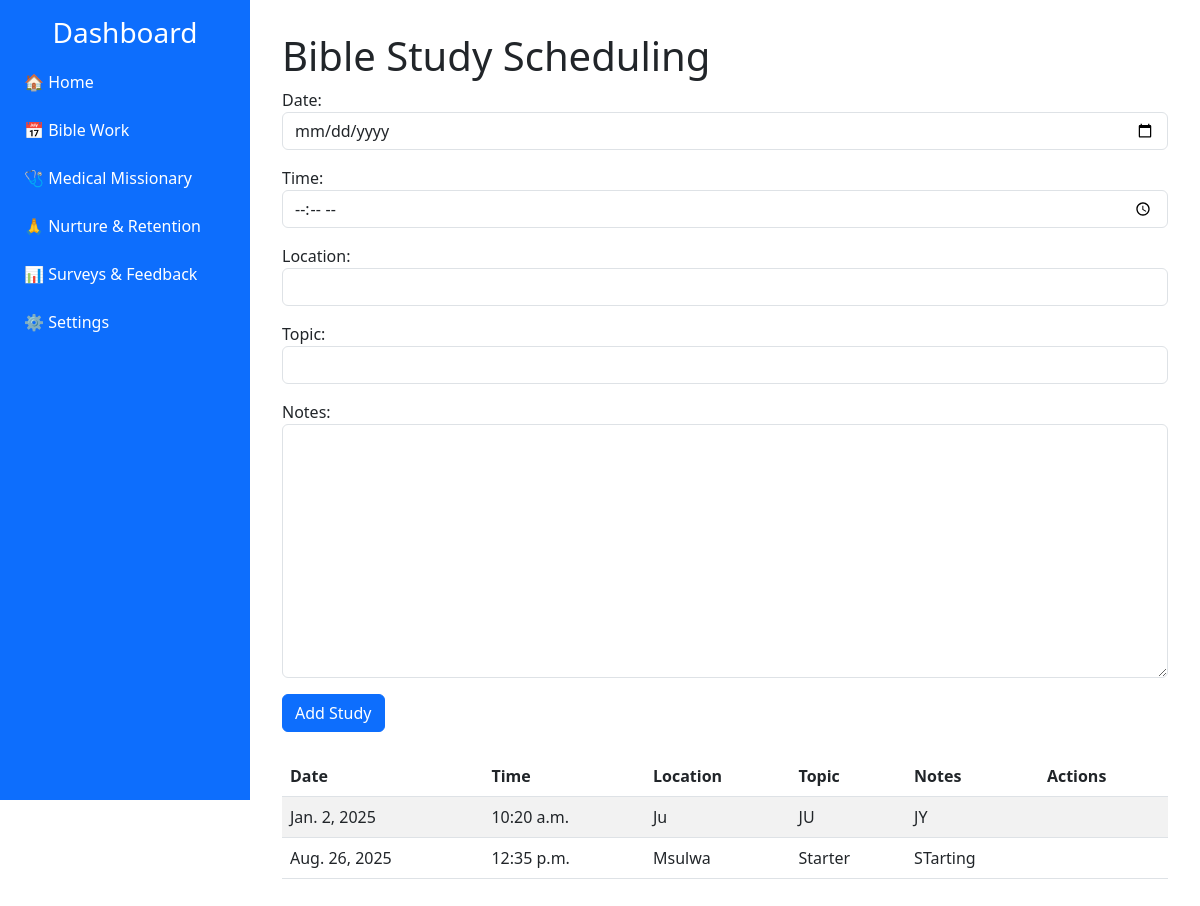
The app's page /biblework/add_study/ with its own data.
### biblework/models.py (models this page shows, shortened)
class StudySchedule(models.Model):
    date = models.DateField()
    time = models.TimeField()
    location = models.CharField(max_length=255)
    topic = models.CharField(max_length=255)
    notes = models.TextField(blank=True)

### biblework/views.py (the view)
# urls.py: path('add_study/', views.study_schedule_list, name='add_study'),
def study_schedule_list(request):
    studies = StudySchedule.objects.all().order_by('date', 'time')
    if request.method == 'POST':
        form = StudyScheduleForm(request.POST)
        if form.is_valid():
            form.save()
            return redirect('study_schedule_list')
    else:
        form = StudyScheduleForm()
    return render(request, 'biblework/study_schedule.html', {'studies': studies, 'form': form})

### biblework/forms.py
class StudyScheduleForm(forms.ModelForm):
    class Meta:
        model = StudySchedule
        fields = ['date', 'time', 'location', 'topic', 'notes']
        widgets = {
            'date': forms.DateInput(attrs={'type': 'date'}),
            'time': forms.TimeInput(attrs={'type': 'time'}),
        }
    def __init__(self, *args, **kwargs):
        super().__init__(*args, **kwargs)
        for visible in self.visible_fields():
            visible.field.widget.attrs['class'] = 'form-control'

### biblework/templates/biblework/study_schedule.html (shortened to what this page needs)
{% extends "biblework/base.html" %}
{% block content %}
<h1>Bible Study Scheduling</h1>
<form method="post" class="mb-4">
  {{ form.as_p }}
  <button type="submit" class="btn btn-primary">Add Study</button>
</form>
<table class="table table-striped">
<thead>
  <tr><th>Date</th><th>Time</th><th>Location</th><th>Topic</th><th>Notes</th><th>Actions</th></tr>
</thead>
<tbody>
  {% for study in studies %}
  <tr>
    <td>{{ study.date }}</td>
    <td>{{ study.time }}</td>
    <td>{{ study.location }}</td>
    <td>{{ study.topic }}</td>
    <td>{{ study.notes }}</td>
    <td></td>
  </tr>
  {% empty %}
  <tr><td colspan="6" class="text-center">No upcoming Bible studies scheduled.</td></tr>
  {% endfor %}
</tbody>
</table>
{% endblock %}

### base/templates/base.html (style rules this page uses)
body { min-height: 100vh; display: flex; flex-direction: row; }

### records on screen
StudySchedule: date "Jan. 2, 2025", time "10:20 a.m.", location "Ju", topic "JU", notes "JY"
StudySchedule: date "Aug. 26, 2025", time "12:35 p.m.", location "Msulwa", topic "Starter", notes "STarting"
